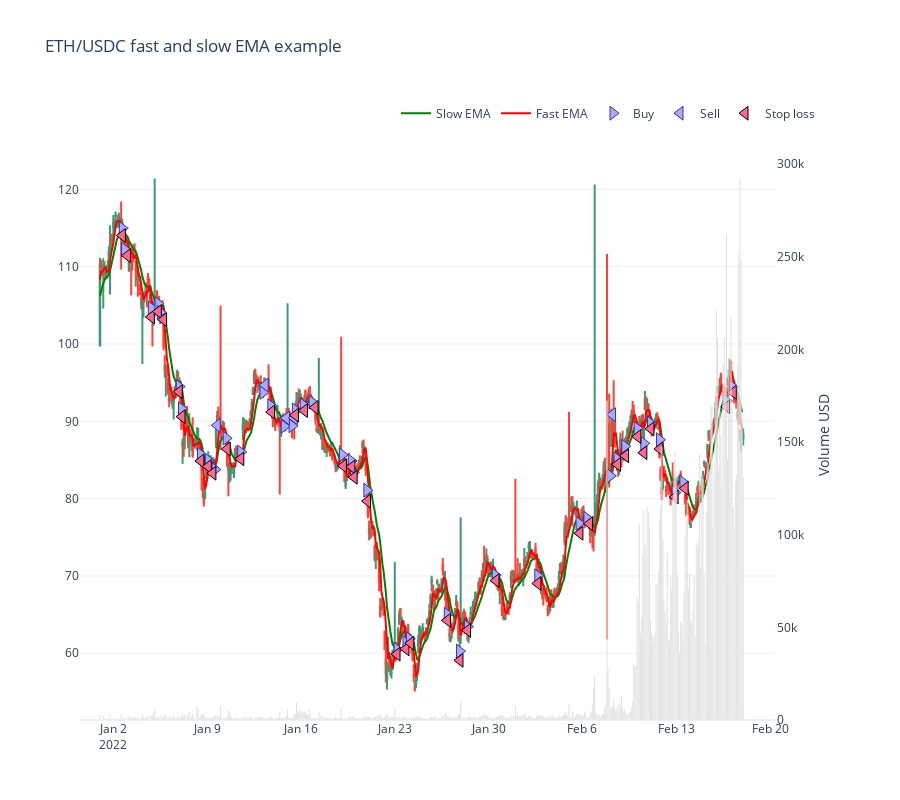

This figure's notebook cell:
### Code cell
from tradeexecutor.visual.single_pair import visualise_single_pair

figure = visualise_single_pair(
    state,
    universe.universe.candles,
    start_at=START_AT,
    end_at=END_AT)

figure.show()

### Figure 1 — Plotly figure (JSON) as saved in the notebook; plotly's stock layout.template omitted (floating-point values rounded to 4 significant figures; data arrays with more than 128 entries replaced by an {"elided": "..."} marker saying what was removed)
{"data": [{"marker": {"color": "rgba(128,128,128,0.5)"}, "showlegend": false, "type": "bar", "x": {"elided": "577 str values"}, "xaxis": "x", "y": {"elided": "577 float values"}, "yaxis": "y2"}, {"close": {"elided": "577 float values"}, "high": {"elided": "577 float values"}, "hoverinfo": "text", "low": {"elided": "577 float values"}, "open": {"elided": "577 float values"}, "showlegend": false, "text": {"elided": "577 str values"}, "type": "candlestick", "x": {"elided": "577 str values"}, "xaxis": "x", "yaxis": "y"}, {"line": {"color": "green", "shape": "linear"}, "mode": "lines", "name": "Slow EMA", "type": "scatter", "x": {"elided": "576 str values"}, "xaxis": "x", "y": {"elided": "576 float values"}, "yaxis": "y"}, {"line": {"color": "red", "shape": "linear"}, "mode": "lines", "name": "Fast EMA", "type": "scatter", "x": {"elided": "576 str values"}, "xaxis": "x", "y": {"elided": "576 float values"}, "yaxis": "y"}, {"hoverinfo": "text", "marker": {"color": "#aaaaff", "line": {"color": "#3333aa", "width": 1}, "size": 12, "symbol": "triangle-right"}, "mode": "markers", "name": "Buy", "text": ["Buy WAVAX<br><br>Executed at: 2022-01-02 16:00:00<br>Value: 7000.0000 USD<br>Quantity: 60.707751 WAVAX<br><br>Mid-price: 114.9616 WAVAX / USD<br>Executed at price: 115.3065 WAVAX / USD<br>Estimated execution price: 115.3065 WAVAX / USD<br><br>Fees paid: $21.00<br>Fees planned: $21.00<br>Fees: 0.0030 %", "Buy WAVAX<br><br>Executed at: 2022-01-02 20:00:00<br>Value: 6931.0283 USD<br>Quantity: 61.556957 WAVAX<br><br>Mid-price: 112.2586 WAVAX / USD<br>Executed at price: 112.5954 WAVAX / USD<br>Estimated execution price: 112.5954 WAVAX / USD<br><br>Fees paid: $20.79<br>Fees planned: $20.79<br>Fees: 0.0030 %", "Buy WAVAX<br><br>Executed at: 2022-01-04 20:00:00<br>Value: 6866.3534 USD<br>Quantity: 65.404985 WAVAX<br><br>Mid-price: 104.6681 WAVAX / USD<br>Executed at price: 104.9821 WAVAX / USD<br>Estimated execution price: 104.9821 WAVAX / USD<br><br>Fees paid: $20.60<br>Fees planned: $20.60<br>Fees: 0.0030 %", "Buy WAVAX<br><br>Executed at: 2022-01-05 08:00:00<br>Value: 6784.0911 USD<br>Quantity: 64.278546 WAVAX<br><br>Mid-price: 105.2264 WAVAX / USD<br>Executed at price: 105.5421 WAVAX / USD<br>Estimated execution price: 105.5421 WAVAX / USD<br><br>Fees paid: $20.35<br>Fees planned: $20.35<br>Fees: 0.0030 %", "Buy WAVAX<br><br>Executed at: 2022-01-05 12:00:00<br>Value: 6709.0574 USD<br>Quantity: 64.260385 WAVAX<br><br>Mid-price: 104.0920 WAVAX / USD<br>Executed at price: 104.4043 WAVAX / USD<br>Estimated execution price: 104.4043 WAVAX / USD<br><br>Fees paid: $20.13<br>Fees planned: $20.13<br>Fees: 0.0030 %", "Buy WAVAX<br><br>Executed at: 2022-01-06 22:00:00<br>Value: 6638.6675 USD<br>Quantity: 70.039569 WAVAX<br><br>Mid-price: 94.5010 WAVAX / USD<br>Executed at price: 94.7845 WAVAX / USD<br>Estimated execution price: 94.7845 WAVAX / USD<br><br>Fees paid: $19.92<br>Fees planned: $19.92<br>Fees: 0.0030 %", "Buy WAVAX<br><br>Executed at: 2022-01-07 02:00:00<br>Value: 6577.7268 USD<br>Quantity: 71.580763 WAVAX<br><br>Mid-price: 91.6175 WAVAX / USD<br>Executed at price: 91.8924 WAVAX / USD<br>Estimated execution price: 91.8924 WAVAX / USD<br><br>Fees paid: $19.73<br>Fees planned: $19.73<br>Fees: 0.0030 %", "Buy WAVAX<br><br>Executed at: 2022-01-08 12:00:00<br>Value: 6499.3291 USD<br>Quantity: 75.577581 WAVAX<br><br>Mid-price: 85.7382 WAVAX / USD<br>Executed at price: 85.9955 WAVAX / USD<br>Estimated execution price: 85.9955 WAVAX / USD<br><br>Fees paid: $19.50<br>Fees planned: $19.50<br>Fees: 0.0030 %", "Buy WAVAX<br><br>Executed at: 2022-01-09 02:00:00<br>Value: 6426.6870 USD<br>Quantity: 75.421018 WAVAX<br><br>Mid-price: 84.9560 WAVAX / USD<br>Executed at price: 85.2108 WAVAX / USD<br>Estimated execution price: 85.2108 WAVAX / USD<br><br>Fees paid: $19.28<br>Fees planned: $19.28<br>Fees: 0.0030 %", "Buy WAVAX<br><br>Executed at: 2022-01-09 10:00:00<br>Value: 6357.9113 USD<br>Quantity: 75.452667 WAVAX<br><br>Mid-price: 84.0115 WAVAX / USD<br>Executed at price: 84.2636 WAVAX / USD<br>Estimated execution price: 84.2636 WAVAX / USD<br><br>Fees paid: $19.07<br>Fees planned: $19.07<br>Fees: 0.0030 %", "Buy WAVAX<br><br>Executed at: 2022-01-09 14:00:00<br>Value: 6293.1556 USD<br>Quantity: 74.910908 WAVAX<br><br>Mid-price: 83.7573 WAVAX / USD<br>Executed at price: 84.0085 WAVAX / USD<br>Estimated execution price: 84.0085 WAVAX / USD<br><br>Fees paid: $18.88<br>Fees planned: $18.88<br>Fees: 0.0030 %", "Buy WAVAX<br><br>Executed at: 2022-01-10 10:00:00<br>Value: 6565.6458 USD<br>Quantity: 74.546333 WAVAX<br><br>Mid-price: 87.8113 WAVAX / USD<br>Executed at price: 88.0747 WAVAX / USD<br>Estimated execution price: 88.0747 WAVAX / USD<br><br>Fees paid: $19.70<br>Fees planned: $19.70<br>Fees: 0.0030 %", "Buy WAVAX<br><br>Executed at: 2022-01-11 12:00:00<br>Value: 6465.8258 USD<br>Quantity: 74.942606 WAVAX<br><br>Mid-price: 86.0190 WAVAX / USD<br>Executed at price: 86.2770 WAVAX / USD<br>Estimated execution price: 86.2770 WAVAX / USD<br><br>Fees paid: $19.40<br>Fees planned: $19.40<br>Fees: 0.0030 %", "Buy WAVAX<br><br>Executed at: 2022-01-13 04:00:00<br>Value: 6392.5978 USD<br>Quantity: 67.994571 WAVAX<br><br>Mid-price: 93.7351 WAVAX / USD<br>Executed at price: 94.0163 WAVAX / USD<br>Estimated execution price: 94.0163 WAVAX / USD<br><br>Fees paid: $19.18<br>Fees planned: $19.18<br>Fees: 0.0030 %", "Buy WAVAX<br><br>Executed at: 2022-01-13 18:00:00<br>Value: 6411.0239 USD<br>Quantity: 69.458809 WAVAX<br><br>Mid-price: 92.0236 WAVAX / USD<br>Executed at price: 92.2997 WAVAX / USD<br>Estimated execution price: 92.2997 WAVAX / USD<br><br>Fees paid: $19.23<br>Fees planned: $19.23<br>Fees: 0.0030 %", "Buy WAVAX<br><br>Executed at: 2022-01-14 18:00:00<br>Value: 6344.4886 USD<br>Quantity: 70.800960 WAVAX<br><br>Mid-price: 89.3422 WAVAX / USD<br>Executed at price: 89.6102 WAVAX / USD<br>Estimated execution price: 89.6102 WAVAX / USD<br><br>Fees paid: $19.03<br>Fees planned: $19.03<br>Fees: 0.0030 %", "Buy WAVAX<br><br>Executed at: 2022-01-15 08:00:00<br>Value: 6371.2749 USD<br>Quantity: 71.046966 WAVAX<br><br>Mid-price: 89.4087 WAVAX / USD<br>Executed at price: 89.6769 WAVAX / USD<br>Estimated execution price: 89.6769 WAVAX / USD<br><br>Fees paid: $19.11<br>Fees planned: $19.11<br>Fees: 0.0030 %", "Buy WAVAX<br><br>Executed at: 2022-01-15 14:00:00<br>Value: 6396.7051 USD<br>Quantity: 69.725289 WAVAX<br><br>Mid-price: 91.4671 WAVAX / USD<br>Executed at price: 91.7415 WAVAX / USD<br>Estimated execution price: 91.7415 WAVAX / USD<br><br>Fees paid: $19.19<br>Fees planned: $19.19<br>Fees: 0.0030 %", "Buy WAVAX<br><br>Executed at: 2022-01-16 04:00:00<br>Value: 6337.0942 USD<br>Quantity: 68.582788 WAVAX<br><br>Mid-price: 92.1243 WAVAX / USD<br>Executed at price: 92.4006 WAVAX / USD<br>Estimated execution price: 92.4006 WAVAX / USD<br><br>Fees paid: $19.01<br>Fees planned: $19.01<br>Fees: 0.0030 %", "Buy WAVAX<br><br>Executed at: 2022-01-16 20:00:00<br>Value: 6275.0438 USD<br>Quantity: 67.654246 WAVAX<br><br>Mid-price: 92.4742 WAVAX / USD<br>Executed at price: 92.7517 WAVAX / USD<br>Estimated execution price: 92.7517 WAVAX / USD<br><br>Fees paid: $18.83<br>Fees planned: $18.83<br>Fees: 0.0030 %", "Buy WAVAX<br><br>Executed at: 2022-01-19 02:00:00<br>Value: 6216.1043 USD<br>Quantity: 72.343571 WAVAX<br><br>Mid-price: 85.6678 WAVAX / USD<br>Executed at price: 85.9248 WAVAX / USD<br>Estimated execution price: 85.9248 WAVAX / USD<br><br>Fees paid: $18.65<br>Fees planned: $18.65<br>Fees: 0.0030 %", "Buy WAVAX<br><br>Executed at: 2022-01-19 18:00:00<br>Value: 6118.1141 USD<br>Quantity: 71.873021 WAVAX<br><br>Mid-price: 84.8693 WAVAX / USD<br>Executed at price: 85.1239 WAVAX / USD<br>Estimated execution price: 85.1239 WAVAX / USD<br><br>Fees paid: $18.35<br>Fees planned: $18.35<br>Fees: 0.0030 %", "Buy WAVAX<br><br>Executed at: 2022-01-19 22:00:00<br>Value: 6054.1743 USD<br>Quantity: 72.375661 WAVAX<br><br>Mid-price: 83.3991 WAVAX / USD<br>Executed at price: 83.6493 WAVAX / USD<br>Estimated execution price: 83.6493 WAVAX / USD<br><br>Fees paid: $18.16<br>Fees planned: $18.16<br>Fees: 0.0030 %", "Buy WAVAX<br><br>Executed at: 2022-01-20 22:00:00<br>Value: 5996.3417 USD<br>Quantity: 73.726703 WAVAX<br><br>Mid-price: 81.0888 WAVAX / USD<br>Executed at price: 81.3320 WAVAX / USD<br>Estimated execution price: 81.3320 WAVAX / USD<br><br>Fees paid: $17.99<br>Fees planned: $17.99<br>Fees: 0.0030 %", "Buy WAVAX<br><br>Executed at: 2022-01-23 04:00:00<br>Value: 5898.8094 USD<br>Quantity: 97.187484 WAVAX<br><br>Mid-price: 60.5136 WAVAX / USD<br>Executed at price: 60.6952 WAVAX / USD<br>Estimated execution price: 60.6952 WAVAX / USD<br><br>Fees paid: $17.70<br>Fees planned: $17.70<br>Fees: 0.0030 %", "Buy WAVAX<br><br>Executed at: 2022-01-23 20:00:00<br>Value: 5831.6218 USD<br>Quantity: 94.757359 WAVAX<br><br>Mid-price: 61.3586 WAVAX / USD<br>Executed at price: 61.5427 WAVAX / USD<br>Estimated execution price: 61.5427 WAVAX / USD<br><br>Fees paid: $17.49<br>Fees planned: $17.49<br>Fees: 0.0030 %", "Buy WAVAX<br><br>Executed at: 2022-01-24 02:00:00<br>Value: 5754.7623 USD<br>Quantity: 92.713354 WAVAX<br><br>Mid-price: 61.8848 WAVAX / USD<br>Executed at price: 62.0705 WAVAX / USD<br>Estimated execution price: 62.0705 WAVAX / USD<br><br>Fees paid: $17.26<br>Fees planned: $17.26<br>Fees: 0.0030 %", "Buy WAVAX<br><br>Executed at: 2022-01-26 22:00:00<br>Value: 5692.9816 USD<br>Quantity: 87.269696 WAVAX<br><br>Mid-price: 65.0392 WAVAX / USD<br>Executed at price: 65.2343 WAVAX / USD<br>Estimated execution price: 65.2343 WAVAX / USD<br><br>Fees paid: $17.08<br>Fees planned: $17.08<br>Fees: 0.0030 %", "Buy WAVAX<br><br>Executed at: 2022-01-27 20:00:00<br>Value: 5621.3501 USD<br>Quantity: 92.977810 WAVAX<br><br>Mid-price: 60.2782 WAVAX / USD<br>Executed at price: 60.4591 WAVAX / USD<br>Estimated execution price: 60.4591 WAVAX / USD<br><br>Fees paid: $16.86<br>Fees planned: $16.86<br>Fees: 0.0030 %", "Buy WAVAX<br><br>Executed at: 2022-01-28 10:00:00<br>Value: 5520.3004 USD<br>Quantity: 86.739477 WAVAX<br><br>Mid-price: 63.4520 WAVAX / USD<br>Executed at price: 63.6423 WAVAX / USD<br>Estimated execution price: 63.6423 WAVAX / USD<br><br>Fees paid: $16.56<br>Fees planned: $16.56<br>Fees: 0.0030 %", "Buy WAVAX<br><br>Executed at: 2022-01-30 12:00:00<br>Value: 5467.5471 USD<br>Quantity: 77.772845 WAVAX<br><br>Mid-price: 70.0912 WAVAX / USD<br>Executed at price: 70.3015 WAVAX / USD<br>Estimated execution price: 70.3015 WAVAX / USD<br><br>Fees paid: $16.40<br>Fees planned: $16.40<br>Fees: 0.0030 %", "Buy WAVAX<br><br>Executed at: 2022-02-02 16:00:00<br>Value: 5407.2614 USD<br>Quantity: 77.000364 WAVAX<br><br>Mid-price: 70.0138 WAVAX / USD<br>Executed at price: 70.2238 WAVAX / USD<br>Estimated execution price: 70.2238 WAVAX / USD<br><br>Fees paid: $16.22<br>Fees planned: $16.22<br>Fees: 0.0030 %", "Buy WAVAX<br><br>Executed at: 2022-02-05 18:00:00<br>Value: 5331.5208 USD<br>Quantity: 69.209021 WAVAX<br><br>Mid-price: 76.8046 WAVAX / USD<br>Executed at price: 77.0351 WAVAX / USD<br>Estimated execution price: 77.0351 WAVAX / USD<br><br>Fees paid: $15.99<br>Fees planned: $15.99<br>Fees: 0.0030 %", "Buy WAVAX<br><br>Executed at: 2022-02-06 08:00:00<br>Value: 5247.0293 USD<br>Quantity: 67.528895 WAVAX<br><br>Mid-price: 77.4681 WAVAX / USD<br>Executed at price: 77.7005 WAVAX / USD<br>Estimated execution price: 77.7005 WAVAX / USD<br><br>Fees paid: $15.74<br>Fees planned: $15.74<br>Fees: 0.0030 %", "Buy WAVAX<br><br>Executed at: 2022-02-08 02:00:00<br>Value: 5191.5326 USD<br>Quantity: 62.397482 WAVAX<br><br>Mid-price: 82.9521 WAVAX / USD<br>Executed at price: 83.2010 WAVAX / USD<br>Estimated execution price: 83.2010 WAVAX / USD<br><br>Fees paid: $15.57<br>Fees planned: $15.57<br>Fees: 0.0030 %", "Buy WAVAX<br><br>Executed at: 2022-02-08 14:00:00<br>Value: 5514.1803 USD<br>Quantity: 64.557447 WAVAX<br><br>Mid-price: 85.1596 WAVAX / USD<br>Executed at price: 85.4151 WAVAX / USD<br>Estimated execution price: 85.4151 WAVAX / USD<br><br>Fees paid: $16.54<br>Fees planned: $16.54<br>Fees: 0.0030 %", "Buy WAVAX<br><br>Executed at: 2022-02-09 04:00:00<br>Value: 5458.0234 USD<br>Quantity: 62.710647 WAVAX<br><br>Mid-price: 86.7747 WAVAX / USD<br>Executed at price: 87.0350 WAVAX / USD<br>Estimated execution price: 87.0350 WAVAX / USD<br><br>Fees paid: $16.37<br>Fees planned: $16.37<br>Fees: 0.0030 %", "Buy WAVAX<br><br>Executed at: 2022-02-10 02:00:00<br>Value: 5381.1950 USD<br>Quantity: 60.224935 WAVAX<br><br>Mid-price: 89.0844 WAVAX / USD<br>Executed at price: 89.3516 WAVAX / USD<br>Estimated execution price: 89.3516 WAVAX / USD<br><br>Fees paid: $16.14<br>Fees planned: $16.14<br>Fees: 0.0030 %", "Buy WAVAX<br><br>Executed at: 2022-02-10 14:00:00<br>Value: 5313.9400 USD<br>Quantity: 60.790337 WAVAX<br><br>Mid-price: 87.1528 WAVAX / USD<br>Executed at price: 87.4142 WAVAX / USD<br>Estimated execution price: 87.4142 WAVAX / USD<br><br>Fees paid: $15.94<br>Fees planned: $15.94<br>Fees: 0.0030 %", "Buy WAVAX<br><br>Executed at: 2022-02-11 02:00:00<br>Value: 5240.1290 USD<br>Quantity: 58.207220 WAVAX<br><br>Mid-price: 89.7561 WAVAX / USD<br>Executed at price: 90.0254 WAVAX / USD<br>Estimated execution price: 90.0254 WAVAX / USD<br><br>Fees paid: $15.72<br>Fees planned: $15.72<br>Fees: 0.0030 %", "Buy WAVAX<br><br>Executed at: 2022-02-11 18:00:00<br>Value: 5188.3262 USD<br>Quantity: 59.035790 WAVAX<br><br>Mid-price: 87.6216 WAVAX / USD<br>Executed at price: 87.8844 WAVAX / USD<br>Estimated execution price: 87.8844 WAVAX / USD<br><br>Fees paid: $15.56<br>Fees planned: $15.56<br>Fees: 0.0030 %", "Buy WAVAX<br><br>Executed at: 2022-02-12 22:00:00<br>Value: 5117.0552 USD<br>Quantity: 63.140188 WAVAX<br><br>Mid-price: 80.8004 WAVAX / USD<br>Executed at price: 81.0428 WAVAX / USD<br>Estimated execution price: 81.0428 WAVAX / USD<br><br>Fees paid: $15.35<br>Fees planned: $15.35<br>Fees: 0.0030 %", "Buy WAVAX<br><br>Executed at: 2022-02-13 12:00:00<br>Value: 5069.9316 USD<br>Quantity: 61.553966 WAVAX<br><br>Mid-price: 82.1193 WAVAX / USD<br>Executed at price: 82.3656 WAVAX / USD<br>Estimated execution price: 82.3656 WAVAX / USD<br><br>Fees paid: $15.21<br>Fees planned: $15.21<br>Fees: 0.0030 %", "Buy WAVAX<br><br>Executed at: 2022-02-16 18:00:00<br>Value: 5014.8684 USD<br>Quantity: 53.973537 WAVAX<br><br>Mid-price: 92.6356 WAVAX / USD<br>Executed at price: 92.9135 WAVAX / USD<br>Estimated execution price: 92.9135 WAVAX / USD<br><br>Fees paid: $15.04<br>Fees planned: $15.04<br>Fees: 0.0030 %", "Buy WAVAX<br><br>Executed at: 2022-02-17 06:00:00<br>Value: 4965.4852 USD<br>Quantity: 52.432542 WAVAX<br><br>Mid-price: 94.4191 WAVAX / USD<br>Executed at price: 94.7024 WAVAX / USD<br>Estimated execution price: 94.7024 WAVAX / USD<br><br>Fees paid: $14.90<br>Fees planned: $14.90<br>Fees: 0.0030 %"], "type": "scatter", "x": ["2022-01-02T16:00:00", "2022-01-02T20:00:00", "2022-01-04T20:00:00", "2022-01-05T08:00:00", "2022-01-05T12:00:00", "2022-01-06T22:00:00", "2022-01-07T02:00:00", "2022-01-08T12:00:00", "2022-01-09T02:00:00", "2022-01-09T10:00:00", "2022-01-09T14:00:00", "2022-01-10T10:00:00", "2022-01-11T12:00:00", "2022-01-13T04:00:00", "2022-01-13T18:00:00", "2022-01-14T18:00:00", "2022-01-15T08:00:00", "2022-01-15T14:00:00", "2022-01-16T04:00:00", "2022-01-16T20:00:00", "2022-01-19T02:00:00", "2022-01-19T18:00:00", "2022-01-19T22:00:00", "2022-01-20T22:00:00", "2022-01-23T04:00:00", "2022-01-23T20:00:00", "2022-01-24T02:00:00", "2022-01-26T22:00:00", "2022-01-27T20:00:00", "2022-01-28T10:00:00", "2022-01-30T12:00:00", "2022-02-02T16:00:00", "2022-02-05T18:00:00", "2022-02-06T08:00:00", "2022-02-08T02:00:00", "2022-02-08T14:00:00", "2022-02-09T04:00:00", "2022-02-10T02:00:00", "2022-02-10T14:00:00", "2022-02-11T02:00:00", "2022-02-11T18:00:00", "2022-02-12T22:00:00", "2022-02-13T12:00:00", "2022-02-16T18:00:00", "2022-02-17T06:00:00"], "xaxis": "x", "y": [115.0, 112.3, 104.7, 105.2, 104.1, 94.5, 91.62, 85.74, 84.96, 84.01, 83.76, 87.81, 86.02, 93.74, 92.02, 89.34, 89.41, 91.47, 92.12, 92.47, 85.67, 84.87, 83.4, 81.09, 60.51, 61.36, 61.88, 65.04, 60.28, 63.45, 70.09, 70.01, 76.8, 77.47, 82.95, 85.16, 86.77, 89.08, 87.15, 89.76, 87.62, 80.8, 82.12, 92.64, 94.42], "yaxis": "y"}, {"hoverinfo": "text", "marker": {"color": "#aaaaff", "line": {"color": "#3333aa", "width": 1}, "size": 12, "symbol": "triangle-left"}, "mode": "markers", "name": "Sell", "text": ["Sell WAVAX<br><br>Executed at: 2022-01-09 18:00:00<br>Value: 6682.4273 USD<br>Quantity: 74.910908 WAVAX<br><br>Mid-price: 89.4734 WAVAX / USD<br>Executed at price: 89.2050 WAVAX / USD<br>Estimated execution price: 89.2050 WAVAX / USD<br><br>Fees paid: $20.11<br>Fees planned: $20.11<br>Fees: 0.0030 %", "Sell WAVAX<br><br>Executed at: 2022-01-13 08:00:00<br>Value: 6418.9208 USD<br>Quantity: 67.994571 WAVAX<br><br>Mid-price: 94.6875 WAVAX / USD<br>Executed at price: 94.4034 WAVAX / USD<br>Estimated execution price: 94.4034 WAVAX / USD<br><br>Fees paid: $19.31<br>Fees planned: $19.31<br>Fees: 0.0030 %", "Sell WAVAX<br><br>Executed at: 2022-01-14 22:00:00<br>Value: 6382.7548 USD<br>Quantity: 70.800960 WAVAX<br><br>Mid-price: 90.4219 WAVAX / USD<br>Executed at price: 90.1507 WAVAX / USD<br>Estimated execution price: 90.1507 WAVAX / USD<br><br>Fees paid: $19.21<br>Fees planned: $19.21<br>Fees: 0.0030 %", "Sell WAVAX<br><br>Executed at: 2022-01-15 12:00:00<br>Value: 6407.6038 USD<br>Quantity: 71.046966 WAVAX<br><br>Mid-price: 90.4597 WAVAX / USD<br>Executed at price: 90.1883 WAVAX / USD<br>Estimated execution price: 90.1883 WAVAX / USD<br><br>Fees paid: $19.28<br>Fees planned: $19.28<br>Fees: 0.0030 %", "Sell WAVAX<br><br>Executed at: 2022-02-08 06:00:00<br>Value: 5652.4579 USD<br>Quantity: 62.397482 WAVAX<br><br>Mid-price: 90.8605 WAVAX / USD<br>Executed at price: 90.5879 WAVAX / USD<br>Estimated execution price: 90.5879 WAVAX / USD<br><br>Fees paid: $17.01<br>Fees planned: $17.01<br>Fees: 0.0030 %"], "type": "scatter", "x": ["2022-01-09T18:00:00", "2022-01-13T08:00:00", "2022-01-14T22:00:00", "2022-01-15T12:00:00", "2022-02-08T06:00:00"], "xaxis": "x", "y": [89.47, 94.69, 90.42, 90.46, 90.86], "yaxis": "y"}, {"hoverinfo": "text", "marker": {"line": {"color": "black", "width": 1}, "size": 12, "symbol": "triangle-left"}, "mode": "markers", "name": "Stop loss", "text": ["Stop loss WAVAX<br><br>Trigger was at 114.1569 WAVAX / USD<br><br>Executed at: 2022-01-02 16:15:00<br>Value: 6901.4690 USD<br>Quantity: 60.707751 WAVAX<br><br>Mid-price: 114.0256 WAVAX / USD<br>Executed at price: 113.6835 WAVAX / USD<br>Estimated execution price: 113.6835 WAVAX / USD<br><br>Fees paid: $20.77<br>Fees planned: $20.77<br>Fees: 0.0030 %", "Stop loss WAVAX<br><br>Trigger was at 111.4728 WAVAX / USD<br><br>Executed at: 2022-01-03 01:15:00<br>Value: 6838.6356 USD<br>Quantity: 61.556957 WAVAX<br><br>Mid-price: 111.4287 WAVAX / USD<br>Executed at price: 111.0944 WAVAX / USD<br>Estimated execution price: 111.0944 WAVAX / USD<br><br>Fees paid: $20.58<br>Fees planned: $20.58<br>Fees: 0.0030 %", "Stop loss WAVAX<br><br>Trigger was at 103.9354 WAVAX / USD<br><br>Executed at: 2022-01-04 20:00:00<br>Value: 6748.8358 USD<br>Quantity: 65.404985 WAVAX<br><br>Mid-price: 103.4958 WAVAX / USD<br>Executed at price: 103.1853 WAVAX / USD<br>Estimated execution price: 103.1853 WAVAX / USD<br><br>Fees paid: $20.31<br>Fees planned: $20.31<br>Fees: 0.0030 %", "Stop loss WAVAX<br><br>Trigger was at 104.4898 WAVAX / USD<br><br>Executed at: 2022-01-05 08:30:00<br>Value: 6676.9001 USD<br>Quantity: 64.278546 WAVAX<br><br>Mid-price: 104.1870 WAVAX / USD<br>Executed at price: 103.8745 WAVAX / USD<br>Estimated execution price: 103.8745 WAVAX / USD<br><br>Fees paid: $20.09<br>Fees planned: $20.09<br>Fees: 0.0030 %", "Stop loss WAVAX<br><br>Trigger was at 103.3633 WAVAX / USD<br><br>Executed at: 2022-01-05 18:00:00<br>Value: 6608.5004 USD<br>Quantity: 64.260385 WAVAX<br><br>Mid-price: 103.1489 WAVAX / USD<br>Executed at price: 102.8394 WAVAX / USD<br>Estimated execution price: 102.8394 WAVAX / USD<br><br>Fees paid: $19.89<br>Fees planned: $19.89<br>Fees: 0.0030 %", "Stop loss WAVAX<br><br>Trigger was at 93.8395 WAVAX / USD<br><br>Executed at: 2022-01-06 22:00:00<br>Value: 6551.6094 USD<br>Quantity: 70.039569 WAVAX<br><br>Mid-price: 93.8230 WAVAX / USD<br>Executed at price: 93.5415 WAVAX / USD<br>Estimated execution price: 93.5415 WAVAX / USD<br><br>Fees paid: $19.71<br>Fees planned: $19.71<br>Fees: 0.0030 %", "Stop loss WAVAX<br><br>Trigger was at 90.9762 WAVAX / USD<br><br>Executed at: 2022-01-07 03:00:00<br>Value: 6465.7301 USD<br>Quantity: 71.580763 WAVAX<br><br>Mid-price: 90.5996 WAVAX / USD<br>Executed at price: 90.3278 WAVAX / USD<br>Estimated execution price: 90.3278 WAVAX / USD<br><br>Fees paid: $19.46<br>Fees planned: $19.46<br>Fees: 0.0030 %", "Stop loss WAVAX<br><br>Trigger was at 85.1381 WAVAX / USD<br><br>Executed at: 2022-01-08 12:45:00<br>Value: 6395.5547 USD<br>Quantity: 75.577581 WAVAX<br><br>Mid-price: 84.8770 WAVAX / USD<br>Executed at price: 84.6224 WAVAX / USD<br>Estimated execution price: 84.6224 WAVAX / USD<br><br>Fees paid: $19.24<br>Fees planned: $19.24<br>Fees: 0.0030 %", "Stop loss WAVAX<br><br>Trigger was at 84.3613 WAVAX / USD<br><br>Executed at: 2022-01-09 02:00:00<br>Value: 6328.4360 USD<br>Quantity: 75.421018 WAVAX<br><br>Mid-price: 84.1606 WAVAX / USD<br>Executed at price: 83.9081 WAVAX / USD<br>Estimated execution price: 83.9081 WAVAX / USD<br><br>Fees paid: $19.04<br>Fees planned: $19.04<br>Fees: 0.0030 %", "Stop loss WAVAX<br><br>Trigger was at 83.4235 WAVAX / USD<br><br>Executed at: 2022-01-09 10:15:00<br>Value: 6265.4032 USD<br>Quantity: 75.452667 WAVAX<br><br>Mid-price: 83.2874 WAVAX / USD<br>Executed at price: 83.0375 WAVAX / USD<br>Estimated execution price: 83.0375 WAVAX / USD<br><br>Fees paid: $18.85<br>Fees planned: $18.85<br>Fees: 0.0030 %", "Stop loss WAVAX<br><br>Trigger was at 87.1966 WAVAX / USD<br><br>Executed at: 2022-01-10 12:00:00<br>Value: 6423.0458 USD<br>Quantity: 74.546333 WAVAX<br><br>Mid-price: 86.4211 WAVAX / USD<br>Executed at price: 86.1618 WAVAX / USD<br>Estimated execution price: 86.1618 WAVAX / USD<br><br>Fees paid: $19.33<br>Fees planned: $19.33<br>Fees: 0.0030 %", "Stop loss WAVAX<br><br>Trigger was at 85.4168 WAVAX / USD<br><br>Executed at: 2022-01-11 12:15:00<br>Value: 6361.2143 USD<br>Quantity: 74.942606 WAVAX<br><br>Mid-price: 85.1366 WAVAX / USD<br>Executed at price: 84.8811 WAVAX / USD<br>Estimated execution price: 84.8811 WAVAX / USD<br><br>Fees paid: $19.14<br>Fees planned: $19.14<br>Fees: 0.0030 %", "Stop loss WAVAX<br><br>Trigger was at 91.3794 WAVAX / USD<br><br>Executed at: 2022-01-13 19:30:00<br>Value: 6315.9735 USD<br>Quantity: 69.458809 WAVAX<br><br>Mid-price: 91.2048 WAVAX / USD<br>Executed at price: 90.9312 WAVAX / USD<br>Estimated execution price: 90.9312 WAVAX / USD<br><br>Fees paid: $19.00<br>Fees planned: $19.00<br>Fees: 0.0030 %", "Stop loss WAVAX<br><br>Trigger was at 90.8269 WAVAX / USD<br><br>Executed at: 2022-01-15 14:00:00<br>Value: 6311.5466 USD<br>Quantity: 69.725289 WAVAX<br><br>Mid-price: 90.7926 WAVAX / USD<br>Executed at price: 90.5202 WAVAX / USD<br>Estimated execution price: 90.5202 WAVAX / USD<br><br>Fees paid: $18.99<br>Fees planned: $18.99<br>Fees: 0.0030 %", "Stop loss WAVAX<br><br>Trigger was at 91.4794 WAVAX / USD<br><br>Executed at: 2022-01-16 06:15:00<br>Value: 6248.4507 USD<br>Quantity: 68.582788 WAVAX<br><br>Mid-price: 91.3823 WAVAX / USD<br>Executed at price: 91.1081 WAVAX / USD<br>Estimated execution price: 91.1081 WAVAX / USD<br><br>Fees paid: $18.80<br>Fees planned: $18.80<br>Fees: 0.0030 %", "Stop loss WAVAX<br><br>Trigger was at 91.8269 WAVAX / USD<br><br>Executed at: 2022-01-17 01:15:00<br>Value: 6190.8445 USD<br>Quantity: 67.654246 WAVAX<br><br>Mid-price: 91.7825 WAVAX / USD<br>Executed at price: 91.5071 WAVAX / USD<br>Estimated execution price: 91.5071 WAVAX / USD<br><br>Fees paid: $18.63<br>Fees planned: $18.63<br>Fees: 0.0030 %", "Stop loss WAVAX<br><br>Trigger was at 85.0681 WAVAX / USD<br><br>Executed at: 2022-01-19 04:00:00<br>Value: 6076.1183 USD<br>Quantity: 72.343571 WAVAX<br><br>Mid-price: 84.2425 WAVAX / USD<br>Executed at price: 83.9897 WAVAX / USD<br>Estimated execution price: 83.9897 WAVAX / USD<br><br>Fees paid: $18.28<br>Fees planned: $18.28<br>Fees: 0.0030 %", "Stop loss WAVAX<br><br>Trigger was at 84.2752 WAVAX / USD<br><br>Executed at: 2022-01-19 19:15:00<br>Value: 6026.7716 USD<br>Quantity: 71.873021 WAVAX<br><br>Mid-price: 84.1054 WAVAX / USD<br>Executed at price: 83.8530 WAVAX / USD<br>Estimated execution price: 83.8530 WAVAX / USD<br><br>Fees paid: $18.13<br>Fees planned: $18.13<br>Fees: 0.0030 %", "Stop loss WAVAX<br><br>Trigger was at 82.8153 WAVAX / USD<br><br>Executed at: 2022-01-19 23:15:00<br>Value: 5971.5563 USD<br>Quantity: 72.375661 WAVAX<br><br>Mid-price: 82.7561 WAVAX / USD<br>Executed at price: 82.5078 WAVAX / USD<br>Estimated execution price: 82.5078 WAVAX / USD<br><br>Fees paid: $17.97<br>Fees planned: $17.97<br>Fees: 0.0030 %", "Stop loss WAVAX<br><br>Trigger was at 80.5211 WAVAX / USD<br><br>Executed at: 2022-01-20 23:15:00<br>Value: 5857.0099 USD<br>Quantity: 73.726703 WAVAX<br><br>Mid-price: 79.6812 WAVAX / USD<br>Executed at price: 79.4422 WAVAX / USD<br>Estimated execution price: 79.4422 WAVAX / USD<br><br>Fees paid: $17.62<br>Fees planned: $17.62<br>Fees: 0.0030 %", "Stop loss WAVAX<br><br>Trigger was at 60.0900 WAVAX / USD<br><br>Executed at: 2022-01-23 04:00:00<br>Value: 5802.8270 USD<br>Quantity: 97.187484 WAVAX<br><br>Mid-price: 59.8872 WAVAX / USD<br>Executed at price: 59.7076 WAVAX / USD<br>Estimated execution price: 59.7076 WAVAX / USD<br><br>Fees paid: $17.46<br>Fees planned: $17.46<br>Fees: 0.0030 %", "Stop loss WAVAX<br><br>Trigger was at 60.9291 WAVAX / USD<br><br>Executed at: 2022-01-23 20:00:00<br>Value: 5721.8225 USD<br>Quantity: 94.757359 WAVAX<br><br>Mid-price: 60.5656 WAVAX / USD<br>Executed at price: 60.3839 WAVAX / USD<br>Estimated execution price: 60.3839 WAVAX / USD<br><br>Fees paid: $17.22<br>Fees planned: $17.22<br>Fees: 0.0030 %", "Stop loss WAVAX<br><br>Trigger was at 61.4516 WAVAX / USD<br><br>Executed at: 2022-01-24 04:45:00<br>Value: 5666.5042 USD<br>Quantity: 92.713354 WAVAX<br><br>Mid-price: 61.3024 WAVAX / USD<br>Executed at price: 61.1185 WAVAX / USD<br>Estimated execution price: 61.1185 WAVAX / USD<br><br>Fees paid: $17.05<br>Fees planned: $17.05<br>Fees: 0.0030 %", "Stop loss WAVAX<br><br>Trigger was at 64.5840 WAVAX / USD<br><br>Executed at: 2022-01-26 22:15:00<br>Value: 5590.6509 USD<br>Quantity: 87.269696 WAVAX<br><br>Mid-price: 64.2545 WAVAX / USD<br>Executed at price: 64.0618 WAVAX / USD<br>Estimated execution price: 64.0618 WAVAX / USD<br><br>Fees paid: $16.82<br>Fees planned: $16.82<br>Fees: 0.0030 %", "Stop loss WAVAX<br><br>Trigger was at 59.8563 WAVAX / USD<br><br>Executed at: 2022-01-27 20:45:00<br>Value: 5476.9934 USD<br>Quantity: 92.977810 WAVAX<br><br>Mid-price: 59.0837 WAVAX / USD<br>Executed at price: 58.9065 WAVAX / USD<br>Estimated execution price: 58.9065 WAVAX / USD<br><br>Fees paid: $16.48<br>Fees planned: $16.48<br>Fees: 0.0030 %", "Stop loss WAVAX<br><br>Trigger was at 63.0078 WAVAX / USD<br><br>Executed at: 2022-01-28 10:15:00<br>Value: 5444.9385 USD<br>Quantity: 86.739477 WAVAX<br><br>Mid-price: 62.9624 WAVAX / USD<br>Executed at price: 62.7735 WAVAX / USD<br>Estimated execution price: 62.7735 WAVAX / USD<br><br>Fees paid: $16.38<br>Fees planned: $16.38<br>Fees: 0.0030 %", "Stop loss WAVAX<br><br>Trigger was at 69.6006 WAVAX / USD<br><br>Executed at: 2022-01-30 13:15:00<br>Value: 5381.4247 USD<br>Quantity: 77.772845 WAVAX<br><br>Mid-price: 69.4023 WAVAX / USD<br>Executed at price: 69.1941 WAVAX / USD<br>Estimated execution price: 69.1941 WAVAX / USD<br><br>Fees paid: $16.19<br>Fees planned: $16.19<br>Fees: 0.0030 %", "Stop loss WAVAX<br><br>Trigger was at 69.5237 WAVAX / USD<br><br>Executed at: 2022-02-02 16:15:00<br>Value: 5299.0605 USD<br>Quantity: 77.000364 WAVAX<br><br>Mid-price: 69.0257 WAVAX / USD<br>Executed at price: 68.8186 WAVAX / USD<br>Estimated execution price: 68.8186 WAVAX / USD<br><br>Fees paid: $15.95<br>Fees planned: $15.95<br>Fees: 0.0030 %", "Stop loss WAVAX<br><br>Trigger was at 76.2670 WAVAX / USD<br><br>Executed at: 2022-02-05 19:30:00<br>Value: 5210.8186 USD<br>Quantity: 69.209021 WAVAX<br><br>Mid-price: 75.5176 WAVAX / USD<br>Executed at price: 75.2910 WAVAX / USD<br>Estimated execution price: 75.2910 WAVAX / USD<br><br>Fees paid: $15.68<br>Fees planned: $15.68<br>Fees: 0.0030 %", "Stop loss WAVAX<br><br>Trigger was at 76.9258 WAVAX / USD<br><br>Executed at: 2022-02-06 12:45:00<br>Value: 5167.7483 USD<br>Quantity: 67.528895 WAVAX<br><br>Mid-price: 76.7567 WAVAX / USD<br>Executed at price: 76.5265 WAVAX / USD<br>Estimated execution price: 76.5265 WAVAX / USD<br><br>Fees paid: $15.55<br>Fees planned: $15.55<br>Fees: 0.0030 %", "Stop loss WAVAX<br><br>Trigger was at 84.5635 WAVAX / USD<br><br>Executed at: 2022-02-08 15:00:00<br>Value: 5433.9561 USD<br>Quantity: 64.557447 WAVAX<br><br>Mid-price: 84.4257 WAVAX / USD<br>Executed at price: 84.1724 WAVAX / USD<br>Estimated execution price: 84.1724 WAVAX / USD<br><br>Fees paid: $16.35<br>Fees planned: $16.35<br>Fees: 0.0030 %", "Stop loss WAVAX<br><br>Trigger was at 86.1673 WAVAX / USD<br><br>Executed at: 2022-02-09 05:15:00<br>Value: 5348.2685 USD<br>Quantity: 62.710647 WAVAX<br><br>Mid-price: 85.5415 WAVAX / USD<br>Executed at price: 85.2849 WAVAX / USD<br>Estimated execution price: 85.2849 WAVAX / USD<br><br>Fees paid: $16.09<br>Fees planned: $16.09<br>Fees: 0.0030 %", "Stop loss WAVAX<br><br>Trigger was at 88.4608 WAVAX / USD<br><br>Executed at: 2022-02-10 03:15:00<br>Value: 5285.1164 USD<br>Quantity: 60.224935 WAVAX<br><br>Mid-price: 88.0203 WAVAX / USD<br>Executed at price: 87.7563 WAVAX / USD<br>Estimated execution price: 87.7563 WAVAX / USD<br><br>Fees paid: $15.90<br>Fees planned: $15.90<br>Fees: 0.0030 %", "Stop loss WAVAX<br><br>Trigger was at 86.5427 WAVAX / USD<br><br>Executed at: 2022-02-10 14:00:00<br>Value: 5208.4958 USD<br>Quantity: 60.790337 WAVAX<br><br>Mid-price: 85.9375 WAVAX / USD<br>Executed at price: 85.6797 WAVAX / USD<br>Estimated execution price: 85.6797 WAVAX / USD<br><br>Fees paid: $15.67<br>Fees planned: $15.67<br>Fees: 0.0030 %", "Stop loss WAVAX<br><br>Trigger was at 89.1279 WAVAX / USD<br><br>Executed at: 2022-02-11 02:45:00<br>Value: 5166.1249 USD<br>Quantity: 58.207220 WAVAX<br><br>Mid-price: 89.0211 WAVAX / USD<br>Executed at price: 88.7540 WAVAX / USD<br>Estimated execution price: 88.7540 WAVAX / USD<br><br>Fees paid: $15.55<br>Fees planned: $15.55<br>Fees: 0.0030 %", "Stop loss WAVAX<br><br>Trigger was at 87.0082 WAVAX / USD<br><br>Executed at: 2022-02-11 18:45:00<br>Value: 5086.5106 USD<br>Quantity: 59.035790 WAVAX<br><br>Mid-price: 86.4190 WAVAX / USD<br>Executed at price: 86.1598 WAVAX / USD<br>Estimated execution price: 86.1598 WAVAX / USD<br><br>Fees paid: $15.31<br>Fees planned: $15.31<br>Fees: 0.0030 %", "Stop loss WAVAX<br><br>Trigger was at 80.2348 WAVAX / USD<br><br>Executed at: 2022-02-12 22:00:00<br>Value: 5049.7358 USD<br>Quantity: 63.140188 WAVAX<br><br>Mid-price: 80.2172 WAVAX / USD<br>Executed at price: 79.9766 WAVAX / USD<br>Estimated execution price: 79.9766 WAVAX / USD<br><br>Fees paid: $15.19<br>Fees planned: $15.19<br>Fees: 0.0030 %", "Stop loss WAVAX<br><br>Trigger was at 81.5444 WAVAX / USD<br><br>Executed at: 2022-02-13 16:00:00<br>Value: 4991.2698 USD<br>Quantity: 61.553966 WAVAX<br><br>Mid-price: 81.3317 WAVAX / USD<br>Executed at price: 81.0877 WAVAX / USD<br>Estimated execution price: 81.0877 WAVAX / USD<br><br>Fees paid: $15.02<br>Fees planned: $15.02<br>Fees: 0.0030 %", "Stop loss WAVAX<br><br>Trigger was at 91.9871 WAVAX / USD<br><br>Executed at: 2022-02-16 18:15:00<br>Value: 4944.3209 USD<br>Quantity: 53.973537 WAVAX<br><br>Mid-price: 91.8820 WAVAX / USD<br>Executed at price: 91.6064 WAVAX / USD<br>Estimated execution price: 91.6064 WAVAX / USD<br><br>Fees paid: $14.88<br>Fees planned: $14.88<br>Fees: 0.0030 %", "Stop loss WAVAX<br><br>Trigger was at 93.7582 WAVAX / USD<br><br>Executed at: 2022-02-17 06:15:00<br>Value: 4900.5549 USD<br>Quantity: 52.432542 WAVAX<br><br>Mid-price: 93.7452 WAVAX / USD<br>Executed at price: 93.4640 WAVAX / USD<br>Estimated execution price: 93.4640 WAVAX / USD<br><br>Fees paid: $14.75<br>Fees planned: $14.75<br>Fees: 0.0030 %"], "type": "scatter", "x": ["2022-01-02T16:15:00", "2022-01-03T01:15:00", "2022-01-04T20:00:00", "2022-01-05T08:30:00", "2022-01-05T18:00:00", "2022-01-06T22:00:00", "2022-01-07T03:00:00", "2022-01-08T12:45:00", "2022-01-09T02:00:00", "2022-01-09T10:15:00", "2022-01-10T12:00:00", "2022-01-11T12:15:00", "2022-01-13T19:30:00", "2022-01-15T14:00:00", "2022-01-16T06:15:00", "2022-01-17T01:15:00", "2022-01-19T04:00:00", "2022-01-19T19:15:00", "2022-01-19T23:15:00", "2022-01-20T23:15:00", "2022-01-23T04:00:00", "2022-01-23T20:00:00", "2022-01-24T04:45:00", "2022-01-26T22:15:00", "2022-01-27T20:45:00", "2022-01-28T10:15:00", "2022-01-30T13:15:00", "2022-02-02T16:15:00", "2022-02-05T19:30:00", "2022-02-06T12:45:00", "2022-02-08T15:00:00", "2022-02-09T05:15:00", "2022-02-10T03:15:00", "2022-02-10T14:00:00", "2022-02-11T02:45:00", "2022-02-11T18:45:00", "2022-02-12T22:00:00", "2022-02-13T16:00:00", "2022-02-16T18:15:00", "2022-02-17T06:15:00"], "xaxis": "x", "y": [114.0, 111.4, 103.5, 104.2, 103.1, 93.82, 90.6, 84.88, 84.16, 83.29, 86.42, 85.14, 91.2, 90.79, 91.38, 91.78, 84.24, 84.11, 82.76, 79.68, 59.89, 60.57, 61.3, 64.25, 59.08, 62.96, 69.4, 69.03, 75.52, 76.76, 84.43, 85.54, 88.02, 85.94, 89.02, 86.42, 80.22, 81.33, 91.88, 93.75], "yaxis": "y"}, {"hoverinfo": "text", "marker": {"line": {"color": "black", "width": 1}, "size": 12, "symbol": "triangle-left"}, "mode": "markers", "name": "Take profit", "text": [], "type": "scatter", "x": [], "xaxis": "x", "y": [], "yaxis": "y"}], "layout": {"height": 800, "legend": {"orientation": "h", "x": 1, "xanchor": "right", "y": 1.09, "yanchor": "top"}, "margin": {"t": 150}, "title": {"text": "ETH/USDC fast and slow EMA example", "y": 0.95}, "xaxis": {"anchor": "y", "domain": [0, 0.94], "rangeslider": {"visible": false}}, "yaxis": {"anchor": "x", "domain": [0, 1]}, "yaxis2": {"anchor": "x", "overlaying": "y", "showgrid": false, "side": "right", "title": {"text": "Volume USD"}}}}
